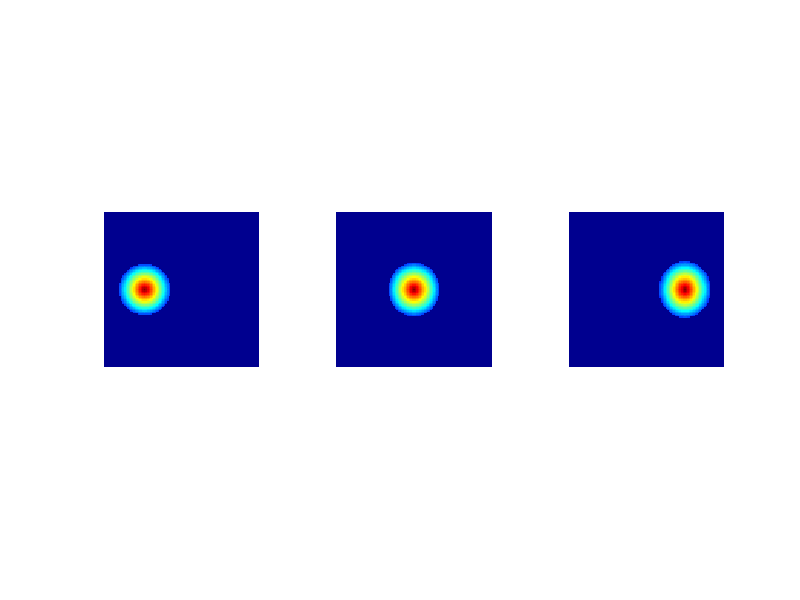

Write the MATLAB code that produced this figure. (Note: this script raises an error after producing the figure.)
clear
close all
%%
geo_con_mat = cell(50,1);
geo_same_mat = cell(50,1);
geo_amp_mat = cell(50,1);
geo_size_mat = cell(50,1);
dyn_con_mat = cell(50,1);
dyn_same_mat = cell(50,1);
dyn_speed_mat = cell(50,1);
dyn_prop_mat = cell(50,1);

geo_error_same = zeros(50,1);
geo_error_amp = zeros(50,1);
geo_error_size = zeros(50,1);
dyn_error_same = zeros(50,1);
dyn_error_speed = zeros(50,1);
dyn_error_prop = zeros(50,1);

for iter = 1:50
    
    ACT_geo_con = zeros(101,101,50);
    ACT_geo_same = zeros(101,101,50);
    ACT_geo_amp = zeros(101,101,50);
    ACT_geo_size = zeros(101,101,50);
    ACT_dyn_con = zeros(101,101,50);
    ACT_dyn_same = zeros(101,101,50);
    ACT_dyn_speed = zeros(101,101,50);
    ACT_dyn_prop = zeros(101,101,50);
    
    %
    [xx,yy] = meshgrid(-50:50,-50:50);
    rr = abs(xx+yy*1i);
    sig = 20;
    
    noise_geo = 0;
    for tt = 1:50
        x0 = 0;
        y0 = 0;
        rr = abs((xx-x0)+(yy-y0)*1i);
        
        Amp = 0*sin(pi/50*tt) + 3;
        temp = max(-(Amp/sig)*rr + Amp,0);
        temp(temp<0.5) = 0;
        ACT_geo_con(:,:,tt) = temp + rand(101,101)*noise_geo-noise_geo/2;
        ACT_geo_same(:,:,tt) = temp + rand(101,101)*noise_geo-noise_geo/2;
        
        Amp = 0.5*sin(pi/50*tt) + 3;
        temp = max(-(Amp/sig)*rr + Amp,0);
        temp(temp<0.5) = 0;
        ACT_geo_amp(:,:,tt) = temp + rand(101,101)*noise_geo-noise_geo/2;
        
        Amp = 0*sin(pi/50*tt) + 3;
        temp = max(-(Amp/sig)*rr + Amp,0);
        size_lim = 0.5-sin(pi/50*tt)*0.5;
        temp(temp<size_lim) = 0;
        ACT_geo_size(:,:,tt) = temp + rand(101,101)*noise_geo-noise_geo/2;
    end
    
    noise_dyn = 0;
    sig = 20;
    Amp = 3;
    for tt = 1:50
        x0 = -25 + tt;
        y0 = 0;
        [xx,yy] = meshgrid(-50:50,-50:50);
        rr = abs((xx-x0)+(yy-y0)*1i);
        temp = max(-(Amp/sig)*rr + Amp,0);
        temp(temp<0.5) = 0;
        ACT_dyn_con(:,:,tt) = temp + rand(101,101)*noise_dyn-noise_dyn/2;
        ACT_dyn_same(:,:,tt) = temp + rand(101,101)*noise_dyn-noise_dyn/2;
        
        x0 = -25 + tt;
        y0 = 0;
        y_lim = 50 - 0.1*tt;
        [xx,yy] = meshgrid(-50:50,linspace(-y_lim,y_lim,101));
        rr = abs((xx-x0)+(yy-y0)*1i);
        temp = max(-(Amp/sig)*rr + Amp,0);
        temp(temp<0.5) = 0;
        ACT_dyn_prop(:,:,tt) = temp + rand(101,101)*noise_dyn-noise_dyn/2;
    end
    x0 = -25;
    for tt = 1:50
        x0 = x0 + (1+(sin(pi/50*tt)-0.6237)*0.1);
        y0 = 0;
        [xx,yy] = meshgrid(-50:50,-50:50);
        rr = abs((xx-x0)+(yy-y0)*1i);
        temp = max(-(Amp/sig)*rr + Amp,0);
        temp(temp<0.5) = 0;
        ACT_dyn_speed(:,:,tt) = temp + rand(101,101)*noise_dyn-noise_dyn/2;
    end
    
    %%%
    sample = ACT_dyn_prop;
    figure
    subplot(1,3,1)
    imagesc(sample(:,:,1));
    axis xy image off
    caxis([0 3]);
    colormap(jet)
    subplot(1,3,2)
    imagesc(sample(:,:,25));
    axis xy image off
    caxis([0 3]);
    subplot(1,3,3)
    imagesc(sample(:,:,50));
    axis xy image off
    caxis([0 3]);
    
    %%%
    
    
    %%
    [xx,yy,zz] = meshgrid(-10:10,-10:10,-10:10);
    ST_filt = exp(-((xx).^2 + (yy).^2 + (zz).^2)/8);
    ST_filt = ST_filt/sum(ST_filt(:));
    
    ACT_geo_con = convn(ACT_geo_con,ST_filt,'same');
    ACT_geo_same = convn(ACT_geo_same,ST_filt,'same');
    ACT_geo_amp = convn(ACT_geo_amp,ST_filt,'same');
    ACT_geo_size = convn(ACT_geo_size,ST_filt,'same');
    ACT_dyn_con = convn(ACT_dyn_con,ST_filt,'same');
    ACT_dyn_same = convn(ACT_dyn_same,ST_filt,'same');
    ACT_dyn_speed = convn(ACT_dyn_speed,ST_filt,'same');
    ACT_dyn_prop = convn(ACT_dyn_prop,ST_filt,'same');
    
    geo_con = geo_profile(ACT_geo_con,ones(101,101),0);
    geo_con = geo_con(3:41,:);
    geo_same = geo_profile(ACT_geo_same,ones(101,101),0);
    geo_same = geo_same(3:41,:);
    geo_amp = geo_profile(ACT_geo_amp,ones(101,101),0);
    geo_amp = geo_amp(3:41,:);
    geo_size = geo_profile(ACT_geo_size,ones(101,101),0);
    geo_size = geo_size(3:41,:);
    
    dyn_con = dyn_profile(ACT_dyn_con,ones(101,101));
    dyn_con = dyn_con(:,5:end-4);
    dyn_same = dyn_profile(ACT_dyn_same,ones(101,101));
    dyn_same = dyn_same(:,5:end-4);
    dyn_speed = dyn_profile(ACT_dyn_speed,ones(101,101));
    dyn_speed = dyn_speed(:,5:end-4);
    dyn_prop = dyn_profile(ACT_dyn_prop,ones(101,101));
    dyn_prop = dyn_prop(:,5:end-4);
    
    %%
    geo_con_mat{iter} = geo_con;
    geo_same_mat{iter} = geo_same;
    geo_amp_mat{iter} = geo_amp;
    geo_size_mat{iter} = geo_size;
    dyn_con_mat{iter} = dyn_con;
    dyn_same_mat{iter} = dyn_same;
    dyn_speed_mat{iter} = dyn_speed;
    dyn_prop_mat{iter} = dyn_prop;
    
    temp = (geo_con-geo_same).^2;
    geo_error_same(iter) = sum(temp(:));
    temp = (geo_con-geo_amp).^2;
    geo_error_amp(iter) = sum(temp(:));
    temp = (geo_con-geo_size).^2;
    geo_error_size(iter) = sum(temp(:));
    
    temp = (dyn_con-dyn_same).^2;
    dyn_error_same(iter) = sum(temp(:));
    temp = (dyn_con-dyn_speed).^2;
    dyn_error_speed(iter) = sum(temp(:));
    temp = (dyn_con-dyn_prop).^2;
    dyn_error_prop(iter) = sum(temp(:));
end
figure
mean_error = [mean(geo_error_same), mean(geo_error_size), mean(geo_error_amp)];
std_error = [std(geo_error_same), std(geo_error_size) , std(geo_error_amp)];
errorbar(mean_error,std_error,'.');
xlim([0 4]);

figure
mean_error = [mean(dyn_error_same), mean(dyn_error_speed), mean(dyn_error_prop)];
std_error = [std(dyn_error_same), std(dyn_error_speed), std(dyn_error_prop)];
errorbar(mean_error,std_error,'.');
xlim([0 4]);

[p,h] = ttest(dyn_error_same, dyn_error_prop)


%%
total_geo = [geo_con_mat;geo_same_mat;geo_size_mat;geo_amp_mat];
total_dyn = [dyn_con_mat;dyn_same_mat;dyn_speed_mat;dyn_prop_mat;];


geo_error = zeros(200);
dyn_error = zeros(200);
for cc = 1:200
    for rr = cc:200
        geo_cc = total_geo{cc,1};
        geo_rr = total_geo{rr,1};
        
        temp = (geo_cc-geo_rr).^2;
        geo_error(cc,rr) = sum(temp(:));
        geo_error(rr,cc) =  geo_error(cc,rr);
        
        dyn_cc = total_dyn{cc,1};
        dyn_rr = total_dyn{rr,1};
        
        temp = (dyn_cc-dyn_rr).^2;
        dyn_error(cc,rr) = sum(temp(:));
        dyn_error(rr,cc) =  dyn_error(cc,rr);
    end
end

geo_error = geo_error/max(geo_error(:));
dyn_error = dyn_error/max(dyn_error(:));
figure
imagesc(1-geo_error)
imagesc(1-dyn_error)

save Rev_supp_fig_1_011118.mat

